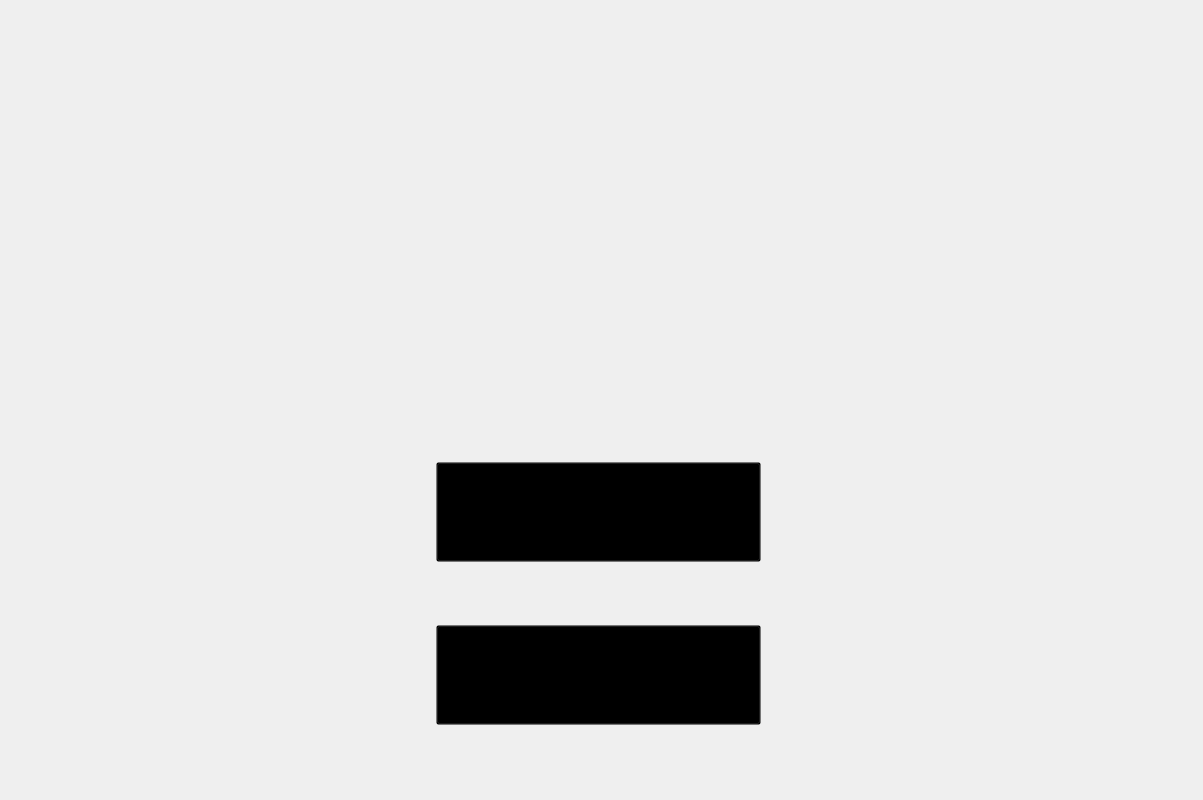
<?xml version="1.0" encoding="UTF-8"?>
<ui version="4.0">
 <class>settings_menu</class>
 <widget class="QWidget" name="settings_menu">
  <property name="geometry">
   <rect>
    <x>0</x>
    <y>0</y>
    <width>1203</width>
    <height>800</height>
   </rect>
  </property>
  <property name="maximumSize">
   <size>
    <width>1920</width>
    <height>1080</height>
   </size>
  </property>
  <property name="windowTitle">
   <string>Слепопечать v0.1</string>
  </property>
  <property name="styleSheet">
   <string notr="true">#settings_menu {
	background-color: transparent;
	background: none;
	border: none;
	background-repeat: none;
}
</string>
  </property>
  <layout class="QHBoxLayout" name="horizontalLayout" stretch="1,7,1">
   <item>
    <layout class="QVBoxLayout" name="verticalLayout_4" stretch="0">
     <item>
      <spacer name="horizontalSpacer">
       <property name="orientation">
        <enum>Qt::Horizontal</enum>
       </property>
       <property name="sizeHint" stdset="0">
        <size>
         <width>40</width>
         <height>20</height>
        </size>
       </property>
      </spacer>
     </item>
    </layout>
   </item>
   <item>
    <layout class="QVBoxLayout" name="verticalLayout" stretch="5,3,3">
     <property name="spacing">
      <number>0</number>
     </property>
     <property name="sizeConstraint">
      <enum>QLayout::SetNoConstraint</enum>
     </property>
     <item alignment="Qt::AlignHCenter">
      <widget class="QLabel" name="settings_logo">
       <property name="sizePolicy">
        <sizepolicy hsizetype="Preferred" vsizetype="Preferred">
         <horstretch>0</horstretch>
         <verstretch>0</verstretch>
        </sizepolicy>
       </property>
       <property name="minimumSize">
        <size>
         <width>600</width>
         <height>300</height>
        </size>
       </property>
       <property name="maximumSize">
        <size>
         <width>650</width>
         <height>325</height>
        </size>
       </property>
       <property name="styleSheet">
        <string notr="true">#settings_logo {
background-color: transparent;
border-image: url(:/images/images/settings_logo.png);
background: none;
border: none;
background-repeat: none;
}
</string>
       </property>
       <property name="text">
        <string/>
       </property>
       <property name="alignment">
        <set>Qt::AlignCenter</set>
       </property>
      </widget>
     </item>
     <item alignment="Qt::AlignHCenter">
      <widget class="QPushButton" name="changename_button">
       <property name="sizePolicy">
        <sizepolicy hsizetype="Fixed" vsizetype="Fixed">
         <horstretch>0</horstretch>
         <verstretch>0</verstretch>
        </sizepolicy>
       </property>
       <property name="minimumSize">
        <size>
         <width>325</width>
         <height>75</height>
        </size>
       </property>
       <property name="maximumSize">
        <size>
         <width>325</width>
         <height>100</height>
        </size>
       </property>
       <property name="font">
        <font>
         <family>Comic Sans MS</family>
         <pointsize>30</pointsize>
        </font>
       </property>
       <property name="layoutDirection">
        <enum>Qt::LeftToRight</enum>
       </property>
       <property name="styleSheet">
        <string notr="true">#changename_button {
    background: transparent;
    font: &quot;Comic Sans MS&quot;;
    font-size: 30pt;
}

#changename_button:pressed {
    background: transparent;
    font: &quot;Comic Sans MS&quot;;
    font-size: 28pt;
}</string>
       </property>
       <property name="text">
        <string>Сменить имя</string>
       </property>
      </widget>
     </item>
     <item alignment="Qt::AlignHCenter">
      <widget class="QPushButton" name="changebackground_button">
       <property name="sizePolicy">
        <sizepolicy hsizetype="Fixed" vsizetype="Fixed">
         <horstretch>0</horstretch>
         <verstretch>0</verstretch>
        </sizepolicy>
       </property>
       <property name="minimumSize">
        <size>
         <width>325</width>
         <height>75</height>
        </size>
       </property>
       <property name="maximumSize">
        <size>
         <width>325</width>
         <height>100</height>
        </size>
       </property>
       <property name="font">
        <font>
         <family>Comic Sans MS</family>
         <pointsize>30</pointsize>
        </font>
       </property>
       <property name="layoutDirection">
        <enum>Qt::LeftToRight</enum>
       </property>
       <property name="styleSheet">
        <string notr="true">#changebackground_button {
    background: transparent;
    font: &quot;Comic Sans MS&quot;;
    font-size: 30pt;
}

#changebackground_button:pressed {
    background: transparent;
    font: &quot;Comic Sans MS&quot;;
    font-size: 28pt;
}</string>
       </property>
       <property name="text">
        <string>Сменить фон</string>
       </property>
       <property name="flat">
        <bool>false</bool>
       </property>
      </widget>
     </item>
    </layout>
   </item>
   <item>
    <layout class="QVBoxLayout" name="verticalLayout_3">
     <item alignment="Qt::AlignRight">
      <widget class="QPushButton" name="settings_quit_button">
       <property name="sizePolicy">
        <sizepolicy hsizetype="Fixed" vsizetype="Fixed">
         <horstretch>0</horstretch>
         <verstretch>0</verstretch>
        </sizepolicy>
       </property>
       <property name="minimumSize">
        <size>
         <width>100</width>
         <height>100</height>
        </size>
       </property>
       <property name="maximumSize">
        <size>
         <width>100</width>
         <height>100</height>
        </size>
       </property>
       <property name="styleSheet">
        <string notr="true">#settings_quit_button {
background-color: transparent;
border-image: url(:/icons/images/widget_quit.png);
background: none;
border: none;
background-repeat: none;
}
#settings_quit_button:pressed
{
   border-image: url(:/icons/images/widget_quit_clicked.png);
}</string>
       </property>
       <property name="text">
        <string/>
       </property>
       <property name="shortcut">
        <string>Esc</string>
       </property>
      </widget>
     </item>
     <item>
      <spacer name="verticalSpacer">
       <property name="orientation">
        <enum>Qt::Vertical</enum>
       </property>
       <property name="sizeHint" stdset="0">
        <size>
         <width>20</width>
         <height>40</height>
        </size>
       </property>
      </spacer>
     </item>
    </layout>
   </item>
  </layout>
 </widget>
 <resources>
  <include location="../qrc_files/pictures.qrc"/>
 </resources>
 <connections/>
</ui>
